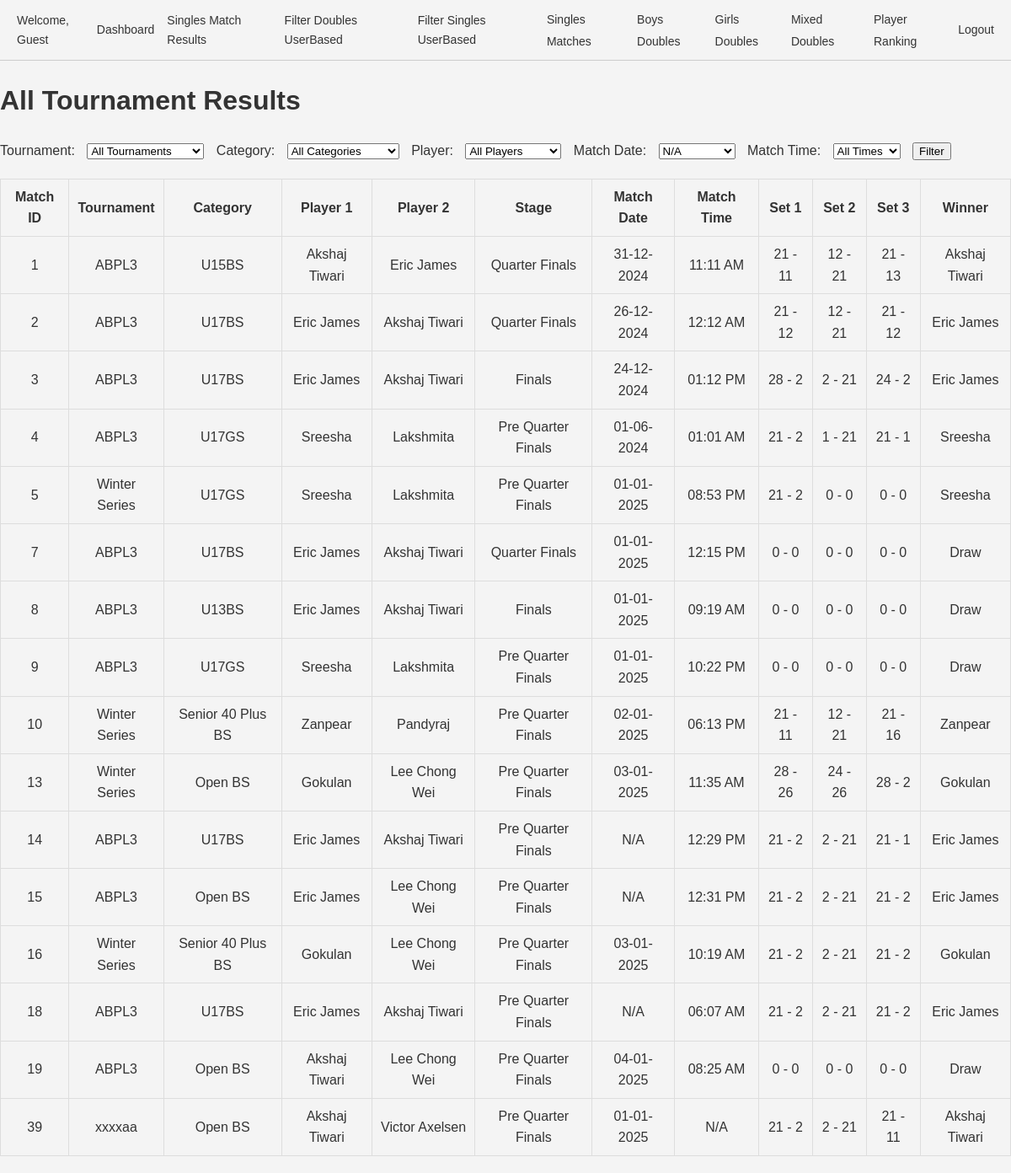
The app's page /results.php, older data.
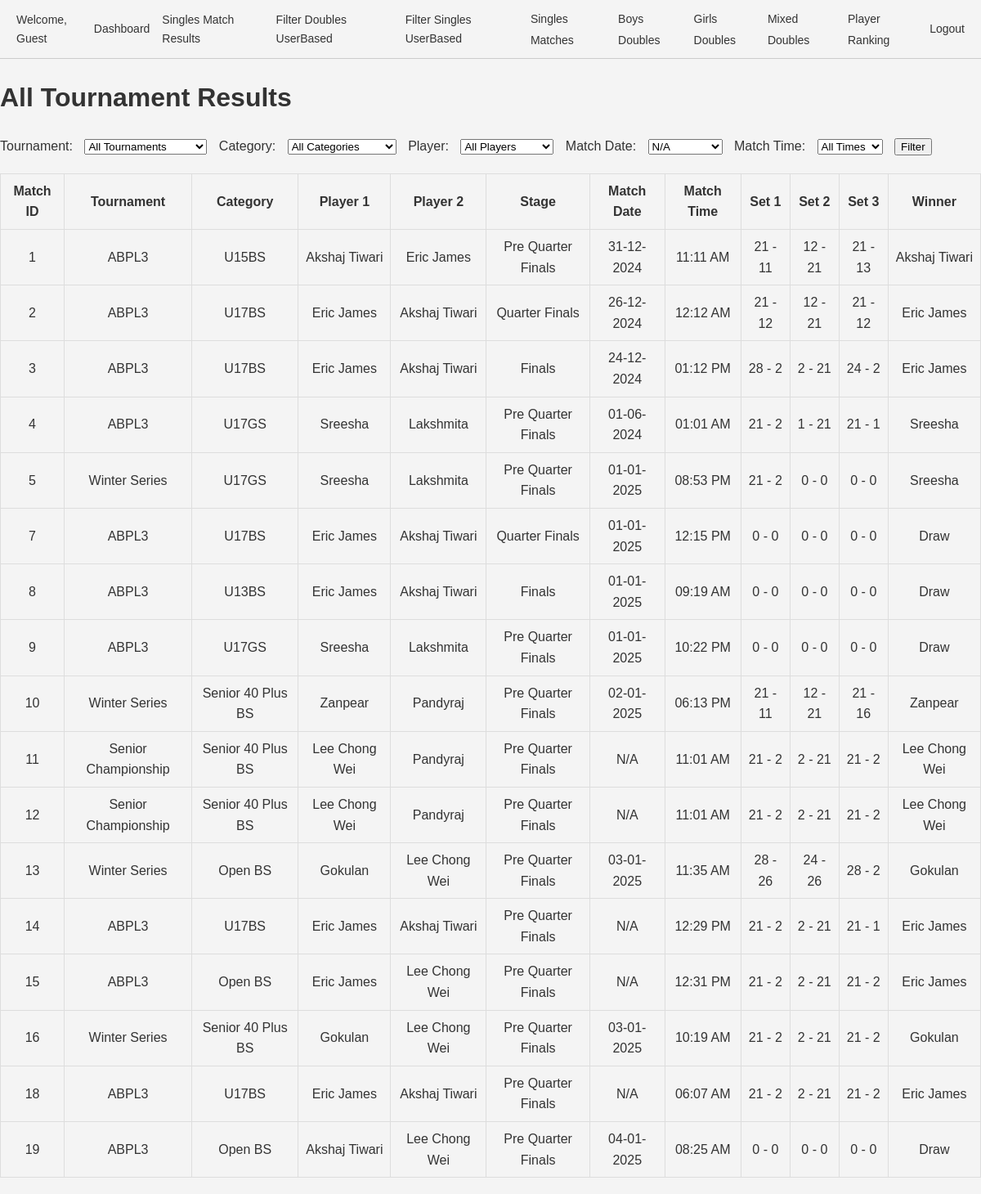
The same page, newer data.
### tables this page shows
CREATE TABLE `matches` (
  `id` int(11) NOT NULL,
  `tournament_id` int(11) NOT NULL,
  `category_id` int(11) NOT NULL,
  `pool` enum('A','B') DEFAULT NULL,
  `player1_id` int(11) DEFAULT NULL,
  `player2_id` int(11) DEFAULT NULL,
  `pre_quarter` tinyint(1) DEFAULT 0,
  `quarter` tinyint(1) DEFAULT 0,
  `semi` tinyint(1) DEFAULT 0,
  `final` tinyint(1) DEFAULT 0,
  `set1_player1_points` int(11) DEFAULT 0,
  `set1_player2_points` int(11) DEFAULT 0,
  `set2_player1_points` int(11) DEFAULT 0,
  `set2_player2_points` int(11) DEFAULT 0,
  `set3_player1_points` int(11) DEFAULT 0,
  `set3_player2_points` int(11) DEFAULT 0,
  `created_by` int(11) DEFAULT NULL,
  `stage` varchar(22) NOT NULL,
  `match_date` date DEFAULT NULL,
  `match_time` varchar(255) NOT NULL,
  `date` date DEFAULT NULL,
  `team1_player1_id` int(11) NOT NULL DEFAULT 0,
  `team1_player2_id` int(11) NOT NULL DEFAULT 0,
  `team2_player1_id` int(11) DEFAULT 0,
  `team2_player2_id` int(11) DEFAULT 0,
  `set1_team1_points` int(11) NOT NULL DEFAULT 0,
  `set1_team2_points` int(11) DEFAULT 0,
  `set2_team1_points` int(11) DEFAULT 0,
  `set2_team2_points` int(11) DEFAULT 0,
  `set3_team1_points` int(11) DEFAULT 0,
  `set3_team2_points` int(11) DEFAULT 0,
  `player3_id` int(11) DEFAULT NULL,
  `player4_id` int(11) DEFAULT NULL
);

CREATE TABLE `tournaments` (
  `id` int(11) NOT NULL,
  `name` varchar(255) NOT NULL,
  `created_by` int(11) DEFAULT NULL,
  `year` int(11) NOT NULL DEFAULT year(curdate())
);

CREATE TABLE `categories` (
  `id` int(11) NOT NULL,
  `name` varchar(255) NOT NULL,
  `created_by` int(11) NOT NULL,
  `age_group` varchar(255) DEFAULT NULL,
  `sex` varchar(10) DEFAULT NULL,
  `type` enum('singles','doubles','mixed doubles') DEFAULT 'singles',
  `tournament_id` int(11) NOT NULL
);

CREATE TABLE `players` (
  `id` int(11) NOT NULL,
  `name` varchar(255) NOT NULL,
  `dob` date NOT NULL,
  `age` int(11) NOT NULL,
  `sex` enum('M','F') NOT NULL,
  `uid` varchar(100) NOT NULL,
  `created_by` int(11) DEFAULT NULL,
  `category_id` int(11) DEFAULT 1
);

### results.php (the view, shortened to what this page needs)
<?php
include 'header.php';
require_once 'conn.php';
$conn = new mysqli($servername, $username, $password, $dbname);
$match_date = $_GET['match_date'] ?? '';
$dates = $conn->query("SELECT DISTINCT match_date FROM matches ORDER BY match_date");
$query = "
    SELECT
        m.id AS match_id,
        t.name AS tournament_name,
        c.name AS category_name,
        p1.name AS player1_name,
        p2.name AS player2_name,
        m.stage,
        m.match_date,
        m.match_time,
        m.set1_player1_points,
        m.set1_player2_points,
        m.set2_player1_points,
        m.set2_player2_points,
        m.set3_player1_points,
        m.set3_player2_points
    FROM matches m
    INNER JOIN tournaments t ON m.tournament_id = t.id
    INNER JOIN categories c ON m.category_id = c.id
    INNER JOIN players p1 ON m.player1_id = p1.id
    INNER JOIN players p2 ON m.player2_id = p2.id
    WHERE 1=1
";
$query .= " ORDER BY m.id";
$result = $conn->query($query);
?>
<!DOCTYPE html>
<html lang="en">
<head>
</head>
<body>
    <h1>All Tournament Results</h1>
    <form method="get">
        <label for="tournament_id">Tournament:</label>
        <select name="tournament_id" id="tournament_id">
            <option value="">All Tournaments</option>
        </select>
        <label for="category_id">Category:</label>
        <select name="category_id" id="category_id">
            <option value="">All Categories</option>
        </select>
        <label for="player_id">Player:</label>
        <select name="player_id" id="player_id">
            <option value="">All Players</option>
        </select>
        <label for="match_date">Match Date:</label>
        <select name="match_date" id="match_date">
            <?php while ($row = $dates->fetch_assoc()): ?>
                <option value="<?= $row['match_date'] ?>" <?= $match_date == $row['match_date'] ? 'selected' : '' ?>>
                    <?= $row['match_date'] ? date("d-m-Y", strtotime($row['match_date'])) : 'N/A' ?>
                </option>
            <?php endwhile; ?>
        </select>
        <label for="datetime">Match Time:</label>
        <select name="datetime" id="datetime">
            <option value="">All Times</option>
        </select>
        <button type="submit">Filter</button>
    </form>
    <?php if ($result->num_rows > 0): ?>
        <table>
            <tr>
                <th>Match ID</th>
                <th>Tournament</th>
                <th>Category</th>
                <th>Player 1</th>
                <th>Player 2</th>
                <th>Stage</th>
                <th>Match Date</th>
                <th>Match Time</th>
                <th>Set 1</th>
                <th>Set 2</th>
                <th>Set 3</th>
                <th>Winner</th>
            </tr>
            <?php while ($row = $result->fetch_assoc()):
                $p1_total = $row['set1_player1_points'] + $row['set2_player1_points'] + $row['set3_player1_points'];
                $p2_total = $row['set1_player2_points'] + $row['set2_player2_points'] + $row['set3_player2_points'];
                $winner = $p1_total > $p2_total ? $row['player1_name'] : ($p1_total < $p2_total ? $row['player2_name'] : 'Draw');
            ?>
                <tr>
                    <td><?= $row['match_id'] ?></td>
                    <td><?= $row['tournament_name'] ?></td>
                    <td><?= $row['category_name'] ?></td>
                    <td><?= $row['player1_name'] ?></td>
                    <td><?= $row['player2_name'] ?></td>
                    <td><?= $row['stage'] ?></td>
                    <td><?= $row['match_date'] ? date("d-m-Y", strtotime($row['match_date'])) : 'N/A' ?></td>
                    <td><?= $row['match_time'] ? date("h:i A", strtotime($row['match_time'])) : 'N/A' ?></td>
                    <td><?= $row['set1_player1_points'] ?> - <?= $row['set1_player2_points'] ?></td>
                    <td><?= $row['set2_player1_points'] ?> - <?= $row['set2_player2_points'] ?></td>
                    <td><?= $row['set3_player1_points'] ?> - <?= $row['set3_player2_points'] ?></td>
                    <td><?= $winner ?></td>
                </tr>
            <?php endwhile; ?>
        </table>
    <?php else: ?>
        <p>No matches found for the selected filters.</p>
    <?php endif; ?>
</body>
</html>

### header.php (shortened to what this page needs)
<?php
$logged_in_user = isset($_SESSION['username']) ? $_SESSION['username'] : 'Guest';
?>
<!DOCTYPE html>
<html lang="en">
<head>
</head>
<body>
    <div class="header">
        <div class="welcome">
            <span>Welcome, <?= htmlspecialchars($logged_in_user) ?></span>
        </div>
        <div class="links">
            <a href="dashboard.php">Dashboard</a>
            <a href="results.php">Singles Match Results</a>
            <a href="filter_doubles_userbased.php">Filter Doubles UserBased</a>
            <a href="filter_singles_userbased.php">Filter Singles UserBased</a>
            <div class="dropdown">
                <a href="#">Singles Matches</a>
            </div>
            <div class="dropdown">
                <a href="#">Boys Doubles</a>
            </div>
            <div class="dropdown">
                <a href="#">Girls Doubles</a>
            </div>
            <div class="dropdown">
                <a href="#">Mixed Doubles</a>
            </div>
            <div class="dropdown">
                <a href="#">Player Ranking</a>
            </div>
            <a href="logout.php">Logout</a>
        </div>
    </div>
</body>
</html>

### header.php (style rules this page uses)
body { margin: 0; padding: 0; font-family: Arial, sans-serif; line-height: 1.5; }
.header { display: flex; justify-content: space-between; align-items: center; background-color: #f4f4f4; padding: 10px 20px; border-bottom: 1px solid #ccc; }
.header .welcome { font-size: 14px; color: #333; }
.header .links { display: flex; gap: 15px; align-items: center; }
.header .links a { text-decoration: none; color: #333; font-size: 14px; }
.dropdown { position: relative; }

### results.php (style rules this page uses)
body { font-family: Arial, sans-serif; line-height: 1.6; background-color: #f4f4f4; color: #333; margin: 0; padding: 0; }
table { width: 100%; border-collapse: collapse; margin: 20px 0; }
th, td { border: 1px solid #ddd; padding: 8px; text-align: center; }
th { background-color: #f4f4f4; }
form { margin-bottom: 20px; }
label, select, button { margin-right: 10px; }

Row changes from the older to the newer data that the page shows:
removed matches: id "39", tournament.name "xxxxaa", category.name "Open BS", player1.name "Akshaj Tiwari", player2.name "Victor Axelsen", stage "Pre Quarter Finals", match_date "01-01-2025", match_time "N/A", set1_player1_points "21", set1_player2_points "2", set2_player1_points "2", set2_player2_points "21", set3_player1_points "21", set3_player2_points "11"
changed matches "11:11 AM": stage "Quarter Finals" → "Pre Quarter Finals"
added matches: id "11", tournament.name "Senior Championship", category.name "Senior 40 Plus BS", player1.name "Lee Chong Wei", player2.name "Pandyraj", stage "Pre Quarter Finals", shows "N/A", match_time "11:01 AM", set1_player1_points "21", set1_player2_points "2", set2_player1_points "2", set2_player2_points "21", set3_player1_points "21", set3_player2_points "2"
added matches: id "12", tournament.name "Senior Championship", category.name "Senior 40 Plus BS", player1.name "Lee Chong Wei", player2.name "Pandyraj", stage "Pre Quarter Finals", shows "N/A", match_time "11:01 AM", set1_player1_points "21", set1_player2_points "2", set2_player1_points "2", set2_player2_points "21", set3_player1_points "21", set3_player2_points "2"
